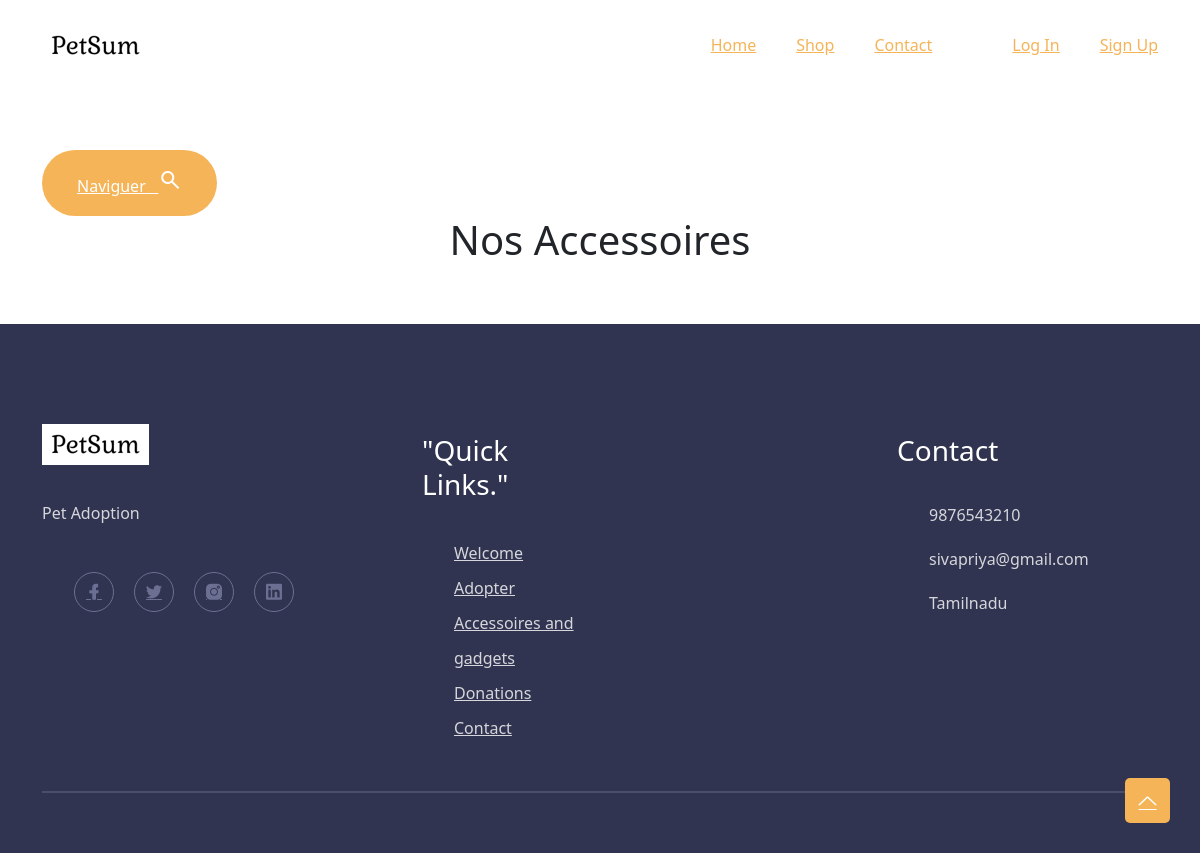
Page /second_shop/ on the earlier database version.
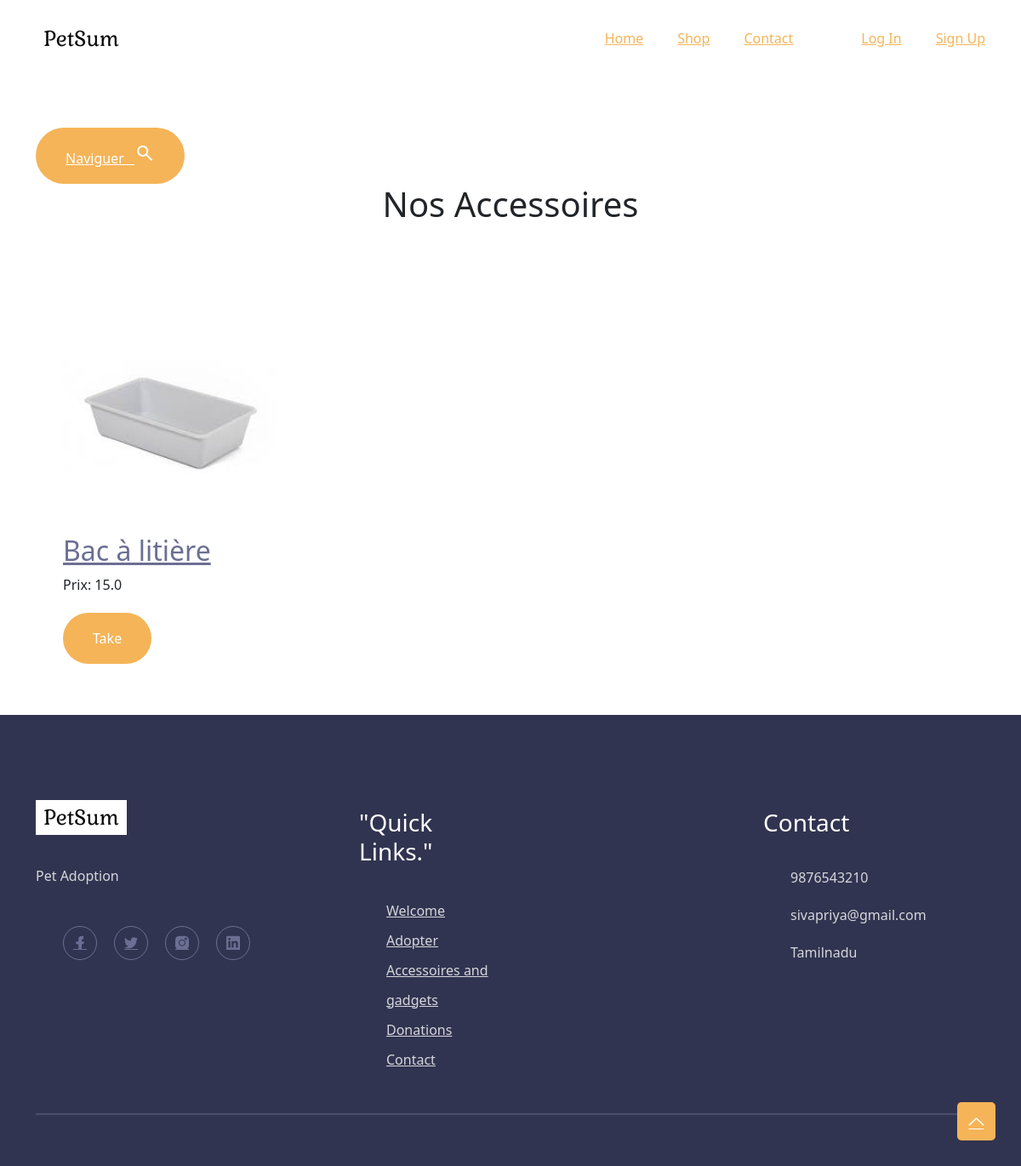
Same page on the later database version.
### item/models.py (models this page shows, shortened)
class Item(models.Model):
    category = models.ForeignKey(Category, related_name='items', on_delete=models.CASCADE)
    name = models.CharField(max_length=255)
    description = models.TextField(blank = True, null=True)
    price = models.FloatField()
    image = models.ImageField(upload_to='item_images', blank=True, null=True)
    is_sold = models.BooleanField(default=False)
    created_by = models.ForeignKey(User, related_name='items',on_delete=models.CASCADE)

### store/views.py (the view)
# urls.py: path('second_shop/', views.second_shop, name="second_shop"),
def second_shop(request):
    items = Item.objects.filter(is_sold=False,category_id=4)
    categories = Category.objects.all()
    context={'categories': categories, 'items': items,}
    return render(request, 'store/second_shop.html', context)

### store/Templates/store/second_shop.html (shortened to what this page needs)
{% extends 'store/base.html' %}
{% block content %}
    <section class="service-section pt-150">
    <div class="container">
        <div class="hero-content">
                <a class="page-scroll main-btn btn-hover wow fadeInUp" href="../items">Naviguer&nbsp;&nbsp;&nbsp;<span class="material-symbols-outlined">search</span></a>
        <h1 class="section-title text-center mb-60 wow fadeInUp">Nos Accessoires</h1>
        </div>
            <div class="row">
            {% for item in items %}
            <div class="col-xl-4 col-md-6 col-sm-12">
                <div class="single-service">
                    <div class="content">
                        <a>
                            <div class = "container">
                                <img src="{{ item.image.url }}" width="250"  height="auto">
                                <a href="{% url 'item:detail' item.id %}"><h2>{{ item.name }}</h2></a>
                                <p>Prix: {{ item.price }}</p>
                                <button data-item={{item.id}} data-action="add" class="main-btn btn-hover wow fadeInUp update-cart" data-wow-delay=".6s">Take</button>
                            </div>
                        </a>
                    </div>
                </div>
            </div>
            {% endfor %}
        </div>
    </div>
</section>
{% endblock content %}

Differences in the rows shown:
added Item: image (picture), name "Bac à litière", price "15.0"
